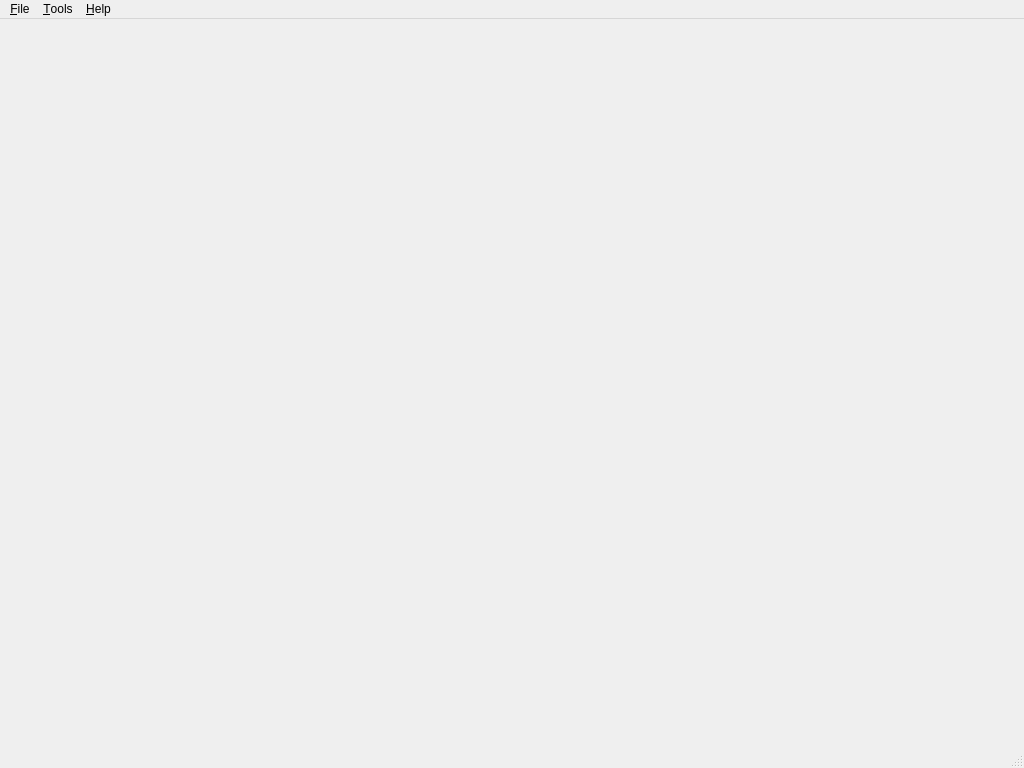
<?xml version="1.0" encoding="UTF-8"?>
<ui version="4.0">
 <class>MainWindow</class>
 <widget class="QMainWindow" name="MainWindow">
  <property name="geometry">
   <rect>
    <x>0</x>
    <y>0</y>
    <width>1024</width>
    <height>768</height>
   </rect>
  </property>
  <property name="minimumSize">
   <size>
    <width>1024</width>
    <height>768</height>
   </size>
  </property>
  <property name="windowTitle">
   <string>LMI Command Center</string>
  </property>
  <property name="windowIcon">
   <iconset resource="../../../icons/icons.qrc">
    <normaloff>:/openlmi-logo.png</normaloff>:/openlmi-logo.png</iconset>
  </property>
  <property name="layoutDirection">
   <enum>Qt::LeftToRight</enum>
  </property>
  <widget class="QWidget" name="central_widget">
   <layout class="QGridLayout" name="gridLayout">
    <property name="margin">
     <number>5</number>
    </property>
    <property name="spacing">
     <number>0</number>
    </property>
    <item row="0" column="0" rowspan="2">
     <widget class="PCTreeWidget" name="tree_widget" native="true">
      <property name="sizePolicy">
       <sizepolicy hsizetype="Preferred" vsizetype="Expanding">
        <horstretch>0</horstretch>
        <verstretch>0</verstretch>
       </sizepolicy>
      </property>
      <property name="minimumSize">
       <size>
        <width>301</width>
        <height>591</height>
       </size>
      </property>
     </widget>
    </item>
    <item row="0" column="1">
     <widget class="ProviderWidget" name="provider_widget" native="true">
      <property name="sizePolicy">
       <sizepolicy hsizetype="Expanding" vsizetype="Expanding">
        <horstretch>0</horstretch>
        <verstretch>0</verstretch>
       </sizepolicy>
      </property>
      <property name="minimumSize">
       <size>
        <width>650</width>
        <height>357</height>
       </size>
      </property>
     </widget>
    </item>
   </layout>
  </widget>
  <widget class="QMenuBar" name="menu_bar">
   <property name="geometry">
    <rect>
     <x>0</x>
     <y>0</y>
     <width>1024</width>
     <height>25</height>
    </rect>
   </property>
   <widget class="QMenu" name="file_menu">
    <property name="tearOffEnabled">
     <bool>false</bool>
    </property>
    <property name="title">
     <string>&amp;File</string>
    </property>
    <property name="separatorsCollapsible">
     <bool>true</bool>
    </property>
    <addaction name="action_reload_plugins"/>
    <addaction name="separator"/>
    <addaction name="separator"/>
    <addaction name="action_reset_password_storage"/>
    <addaction name="action_show_log"/>
    <addaction name="action_exit"/>
   </widget>
   <widget class="QMenu" name="tools_menu">
    <property name="title">
     <string>&amp;Tools</string>
    </property>
    <addaction name="action_options"/>
   </widget>
   <widget class="QMenu" name="help_menu">
    <property name="title">
     <string>&amp;Help</string>
    </property>
    <addaction name="action_help"/>
    <addaction name="action_report_bug"/>
    <addaction name="separator"/>
    <addaction name="action_about"/>
   </widget>
   <addaction name="file_menu"/>
   <addaction name="tools_menu"/>
   <addaction name="help_menu"/>
  </widget>
  <widget class="QStatusBar" name="status_bar"/>
  <action name="action_exit">
   <property name="text">
    <string>E&amp;xit</string>
   </property>
   <property name="shortcut">
    <string>Ctrl+Q</string>
   </property>
   <property name="iconVisibleInMenu">
    <bool>false</bool>
   </property>
  </action>
  <action name="action_show_log">
   <property name="text">
    <string>Show &amp;log</string>
   </property>
   <property name="shortcut">
    <string>Ctrl+L</string>
   </property>
  </action>
  <action name="action_reset_password_storage">
   <property name="text">
    <string>Reset password storage</string>
   </property>
  </action>
  <action name="action_start_LMIShell">
   <property name="text">
    <string>Start LMIShell</string>
   </property>
  </action>
  <action name="action_start_ssh">
   <property name="text">
    <string>Start &amp;ssh</string>
   </property>
  </action>
  <action name="action_reload_plugins">
   <property name="text">
    <string>&amp;Reload plugins</string>
   </property>
  </action>
  <action name="action_options">
   <property name="text">
    <string>&amp;Options...</string>
   </property>
   <property name="iconVisibleInMenu">
    <bool>false</bool>
   </property>
  </action>
  <action name="action_about">
   <property name="text">
    <string>&amp;About</string>
   </property>
  </action>
  <action name="action_report_bug">
   <property name="text">
    <string>Report bug...</string>
   </property>
  </action>
  <action name="action_help">
   <property name="text">
    <string>Help...</string>
   </property>
   <property name="shortcut">
    <string>F1</string>
   </property>
  </action>
 </widget>
 <layoutdefault spacing="6" margin="11"/>
 <customwidgets>
  <customwidget>
   <class>ProviderWidget</class>
   <extends>QWidget</extends>
   <header>widgets/providerwidget.h</header>
   <container>1</container>
  </customwidget>
  <customwidget>
   <class>PCTreeWidget</class>
   <extends>QWidget</extends>
   <header>widgets/pctreewidget.h</header>
   <container>1</container>
  </customwidget>
 </customwidgets>
 <resources>
  <include location="../../../icons/icons.qrc"/>
  <include location="../../../icons/icons.qrc"/>
  <include location="../../../icons/icons.qrc"/>
  <include location="../../../icons/icons.qrc"/>
  <include location="../../../icons/icons.qrc"/>
  <include location="../../../icons/icons.qrc"/>
  <include location="../../../icons/icons.qrc"/>
  <include location="../../../icons/icons.qrc"/>
 </resources>
 <connections/>
</ui>
